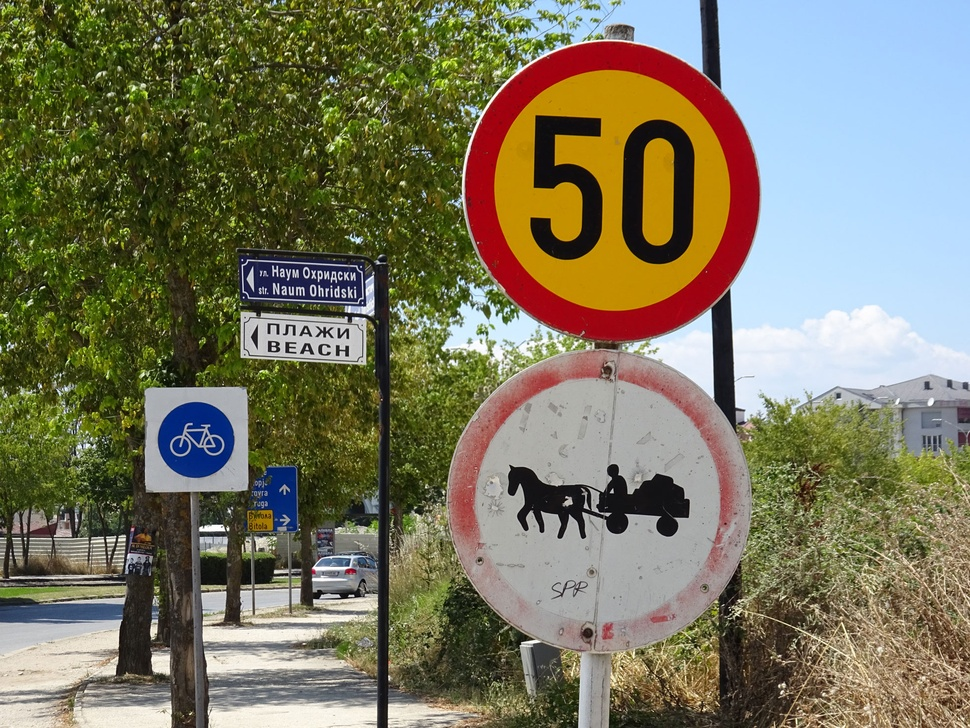
#> input picture Traffic Sign Test Images/xd12.jpg, 970 x 728 px, shrunk from 1958 x 1469 before the run, found by its file name
$ python 'CSMDHC GridSearch Scoring.py'
#> lines starting #> are read from the running program, lines starting #| are printed output that depends on the picture; after the words box and inside, x2 and y2 are one past the last pixel; in counts of white or black regions, pixels touching at a corner belong together
import cv2
import numpy as np
from sklearn.model_selection import ParameterGrid

def load_image(image_path):
    return cv2.imread(image_path)

def convert_to_hsv(image):
    return cv2.cvtColor(image, cv2.COLOR_BGR2HSV)

def apply_hsv_threshold(hsv_image):
    lower_red1 = np.array([0, 100, 100])
    upper_red1 = np.array([10, 255, 255])
    lower_red2 = np.array([160, 100, 100])
    upper_red2 = np.array([180, 255, 255])
    mask1 = cv2.inRange(hsv_image, lower_red1, upper_red1)
    mask2 = cv2.inRange(hsv_image, lower_red2, upper_red2)
    full_mask = cv2.bitwise_or(mask1, mask2)
    return full_mask

def denoise_image(image):
    kernel = np.ones((5, 5), np.uint8)
    closing = cv2.morphologyEx(image, cv2.MORPH_CLOSE, kernel)
    return closing

def modified_hough_transform(image, dp, minDist, param1, param2, minRadius, maxRadius):
    circles = cv2.HoughCircles(image, cv2.HOUGH_GRADIENT, dp=dp, minDist=minDist,
                               param1=param1, param2=param2, minRadius=minRadius, maxRadius=maxRadius)
    return circles

def draw_detected_circles(original_image, circles):
    if circles is not None:
        circles = np.uint16(np.around(circles))
        for i in circles[0, :]:
            cv2.circle(original_image, (i[0], i[1]), i[2], (0, 255, 0), 2)
            cv2.circle(original_image, (i[0], i[1]), 2, (0, 0, 255), 3)

def calculate_score(original_image, hsv_image, circles):
    if circles is None or len(circles[0, :]) == 0:
        return 0

    # Initialize the score
    score = 0
    for circle in circles[0, :]:
        center_x, center_y, radius = circle
        if check_boundary(hsv_image, center_x, center_y, radius):
            score += 1

    # Penalty for multiple detections - the ideal is to detect exactly one circle per sign
    if len(circles[0, :]) > 1:
        score -= len(circles[0, :]) - 1

    return score

def check_boundary(hsv_image, center_x, center_y, radius):
    num_red_pixels = 0
    num_total_pixels = 0
    for angle in range(0, 360, 5):
        x = int(center_x + radius * np.cos(angle * np.pi / 180))
        y = int(center_y + radius * np.sin(angle * np.pi / 180))
        if 0 <= x < hsv_image.shape[1] and 0 <= y < hsv_image.shape[0]:
            pixel = hsv_image[y, x]
            if (0 <= pixel[0] <= 10 or 160 <= pixel[0] <= 180) and pixel[1] >= 100 and pixel[2] >= 100:
                num_red_pixels += 1
            num_total_pixels += 1
    # Require at least 50% of the pixels on the perimeter to be red
    return num_red_pixels > 0.5 * num_total_pixels

def main(image_path):
    img = load_image(image_path)
#> in load_image, returned value is the input picture: shape (728, 970, 3); mean B, G, R 95.5, 119, 121.7
    if img is None:
        print("Error loading image.")
        return

    hsv_img = convert_to_hsv(img)
#> in convert_to_hsv, `return cv2.cvtColor(image, cv2.COLOR_BGR2HSV)`: returned value: shape (728, 970, 3); mean H, S, V 54, 115.9, 136
    thresholded_img = apply_hsv_threshold(hsv_img)
#> in apply_hsv_threshold, `mask1 = cv2.inRange(hsv_image, lower_red1, upper_red1)`:
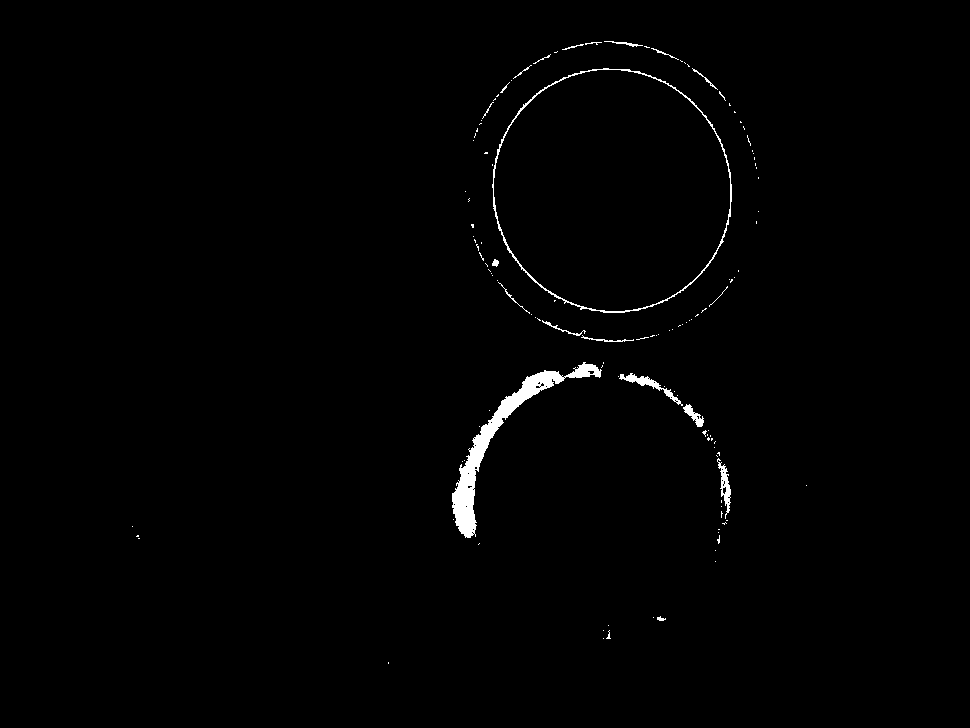
#> mask1: shape (728, 970); 0.96% white; 125 white regions (105 under 20 px), largest, box (x1, y1, x2, y2) and area: (452, 362, 602, 538) 3512, (492, 68, 732, 313) 1364, (619, 373, 683, 406) 377
#> in apply_hsv_threshold, `mask2 = cv2.inRange(hsv_image, lower_red2, upper_red2)`:
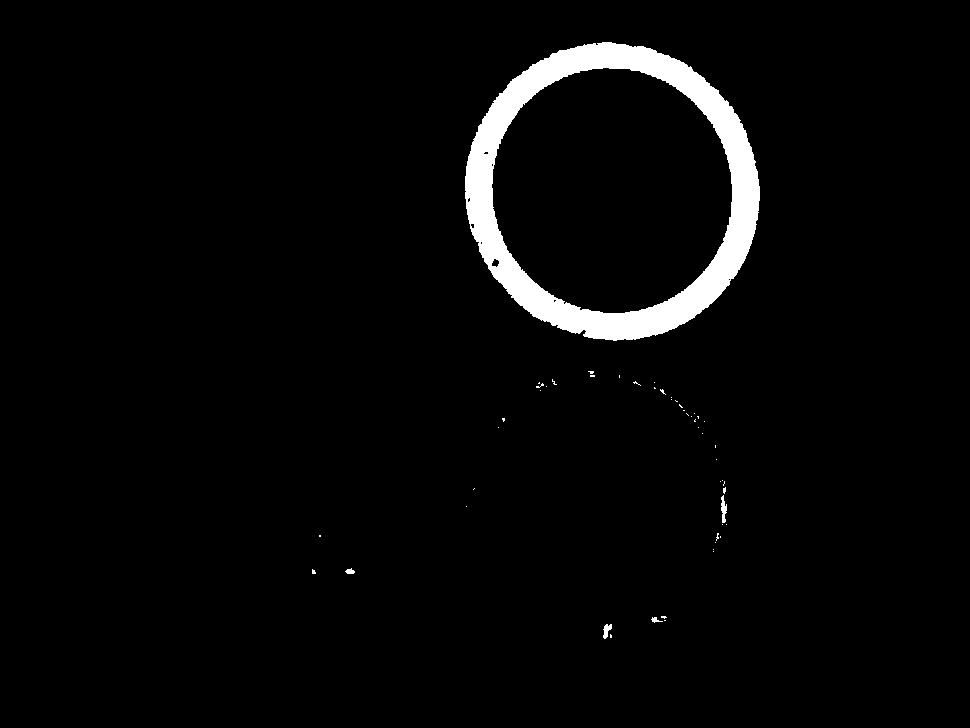
#> mask2: shape (728, 970); 3.2% white; 52 white regions (47 under 20 px), largest, box (x1, y1, x2, y2) and area: (465, 42, 760, 341) 22364, (721, 495, 727, 523) 105, (603, 624, 612, 639) 79, (345, 568, 355, 574) 40, (651, 617, 663, 623) 34
#> in apply_hsv_threshold, `full_mask = cv2.bitwise_or(mask1, mask2)`:
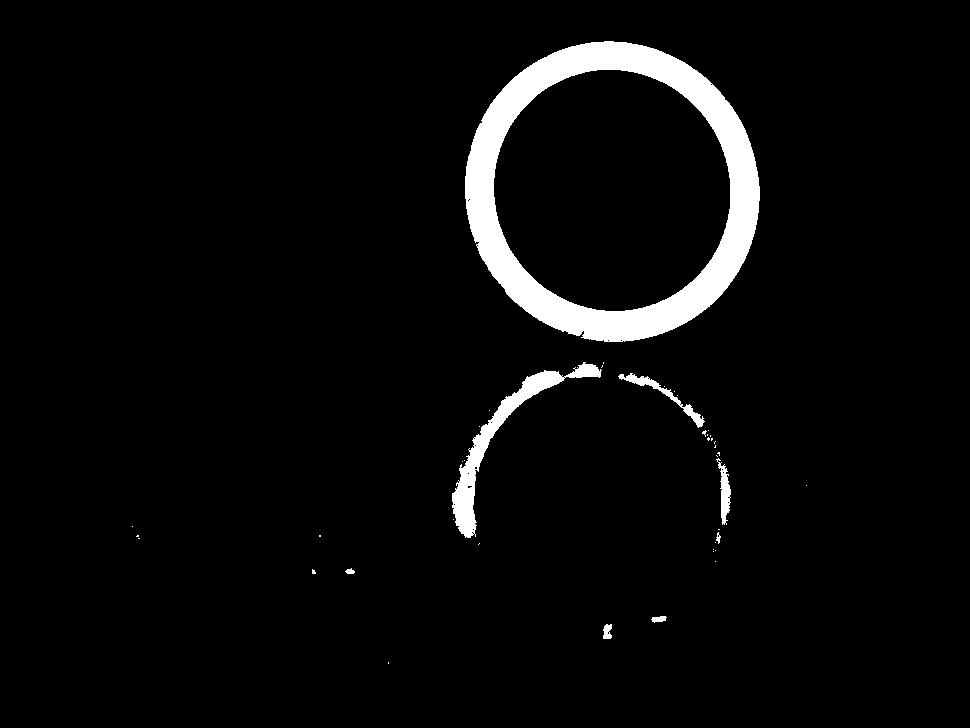
#> full_mask: shape (728, 970); 4.2% white; 42 white regions (34 under 20 px), largest, box (x1, y1, x2, y2) and area: (465, 41, 760, 342) 24589, (452, 362, 602, 538) 3579, (618, 373, 705, 428) 628
    denoised_img = denoise_image(thresholded_img)
#> in denoise_image, `closing = cv2.morphologyEx(image, cv2.MORPH_CLOSE, kernel)`: closing: shape (728, 970); 4.2% white; 20 white regions (12 under 20 px), largest, box (x1, y1, x2, y2) and area: (465, 41, 760, 342) 24618, (452, 362, 603, 538) 3740, (618, 373, 713, 441) 784

    param_grid = {
        'dp': [1.0, 1.1, 1.15, 1.2, 1.5],
        'minDist': [100, 150, 200],
        'param1': [50, 100],
        'param2': [10, 20, 30, 40],
        'minRadius': [10, 20],
        'maxRadius': [100, 250]
    }
    best_score = -np.inf
    best_params = None

    for params in ParameterGrid(param_grid):
        circles = modified_hough_transform(denoised_img, **params)
        score = calculate_score(img, hsv_img, circles)
        if score > best_score:
            best_score = score
            best_params = params
            best_circles = circles
#> this loop made 480 passes
#> (score, best_score, best_circles) on pass 51: (1, 1, [[610.5, 187.5, 146.3]])
#> (score, best_score) on passes 1 to 2: (-5, -5), (0, 0)
#> after the loop, best_params = {'dp': 1, 'maxRadius': 250, 'minDist': 100, 'minRadius': 10, 'param1': 50, 'param2': 30}; best_score = 1

    if best_score > 0:
        print(f"Best Score: {best_score}, with parameters: {best_params}")
#| Best Score: 1, with parameters: {'dp': 1.0, 'maxRadius': 250, 'minDist': 100, 'minRadius': 10, 'param1': 50, 'param2': 30}
        draw_detected_circles(img, best_circles)
#> in draw_detected_circles, `circles = np.uint16(np.around(circles))`: circles = [[610, 188, 146]]
#> the loop in draw_detected_circles, `for i in circles[0, :]:` made 1 pass
    else:
        print("No traffic signs detected with any parameter set.")

    # Resize the image before displaying
    scale_percent = 50  # percentage of original size
    width = int(img.shape[1] * scale_percent / 100)
#> width = 485
    height = int(img.shape[0] * scale_percent / 100)
#> height = 364
    dim = (width, height)
#> dim = (485, 364)
    resized_img = cv2.resize(img, dim, interpolation=cv2.INTER_AREA)
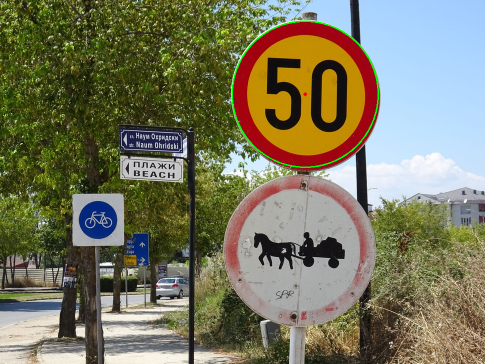
#> resized_img: shape (364, 485, 3); mean B, G, R 95.4, 119.9, 121.2

    cv2.imshow('Detected Traffic Signs', resized_img)
    cv2.waitKey(0)
    cv2.destroyAllWindows()


if __name__ == "__main__":
    main('/Users/nikip/Desktop/xd12.jpg')
